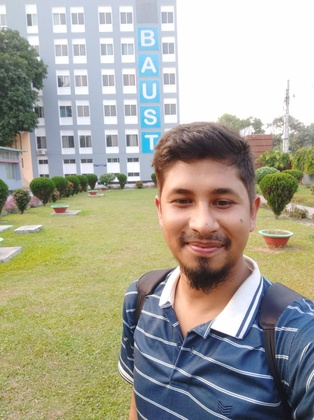
%> input picture EdgeDetection_Segmentation/mypic.jpg, 314 x 420 px, shrunk from 958 x 1280 before the run
$ octave a_EdgeDetection.m   (GNU Octave 9; MATLAB toolbox functions it lacks are replaced by stand-ins)
%> lines starting %> are read from the running program, lines starting %| are printed output that depends on the picture
clc; clear all;
input_image = imread("mypic.jpg");
%> input_image is the input picture: size 420x314x3 uint8; mean R, G, B 167, 165.3, 151.3
I = input_image;

input_image = rgb2gray(input_image);
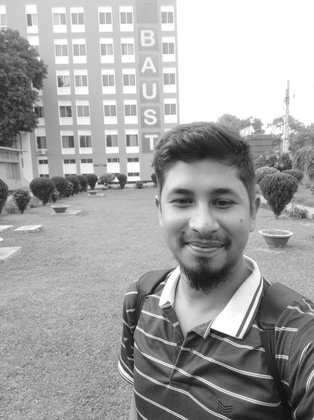
%> input_image: size 420x314 uint8; min 14, max 255, mean 164.2
input_image = double(input_image);
%> input_image: size 420x314 double
filtered_image = zeros(size(input_image));

%Sobel Operator Mask
Mx = [-1 0 1; -2 0 2; -1 0 1];
My = [-1 -2 -1; 0 0 0; 1 2 1];

for i = 1: size(input_image, 1) - 2
    for j = 1: size(input_image, 2) - 2
        %Gradient Aproximations
        Gx = sum (sum(Mx.* input_image(i:i+2, j:j+2)));
        Gy = sum (sum(My.* input_image(i:i+2, j:j+2)));
        %Magnitude of Vectior
        filtered_image(i+1, j+1) = sqrt(Gx.^2 + Gy.^2);
    end
end
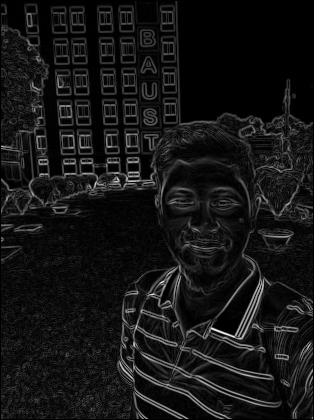
%> filtered_image: size 420x314 double; min 0, max 857.9, mean 72.1; drawn with min black and max white
filtered_image = uint8(filtered_image);
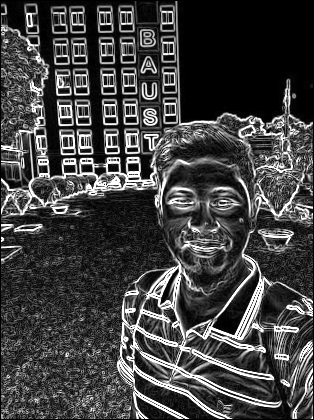
%> filtered_image: size 420x314 uint8; min 0, max 255, mean 66.4

%Treshold
thresholdValue = 100; %between [0, 255]
output_image = max(filtered_image,thresholdValue);
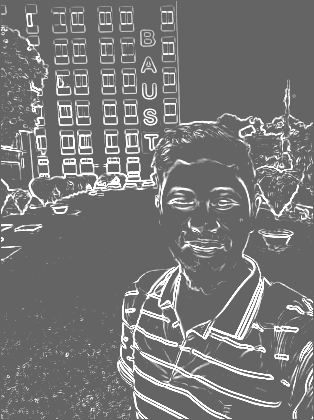
%> output_image: size 420x314 uint8; min 100, max 255, mean 118.1
output_image(output_image == round(thresholdValue)) = 0;
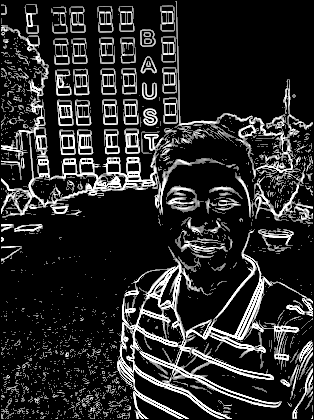
%> output_image: size 420x314 uint8; min 0, max 255, mean 41.3
output_image = im2bw(output_image);
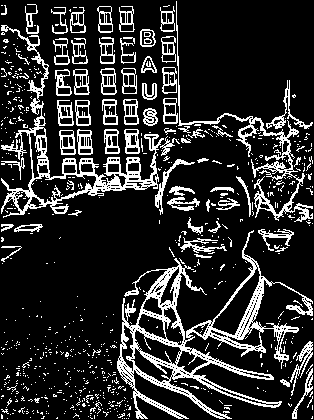
%> output_image: size 420x314 logical; 17.3% white in thin lines or dots

%Display
subplot(221);
imshow(I);
title("Input Image");
subplot(222);
imshow(filtered_image);
title("Filtered Image");
subplot(223);
imshow(output_image);
title("Edge Detected Image");
